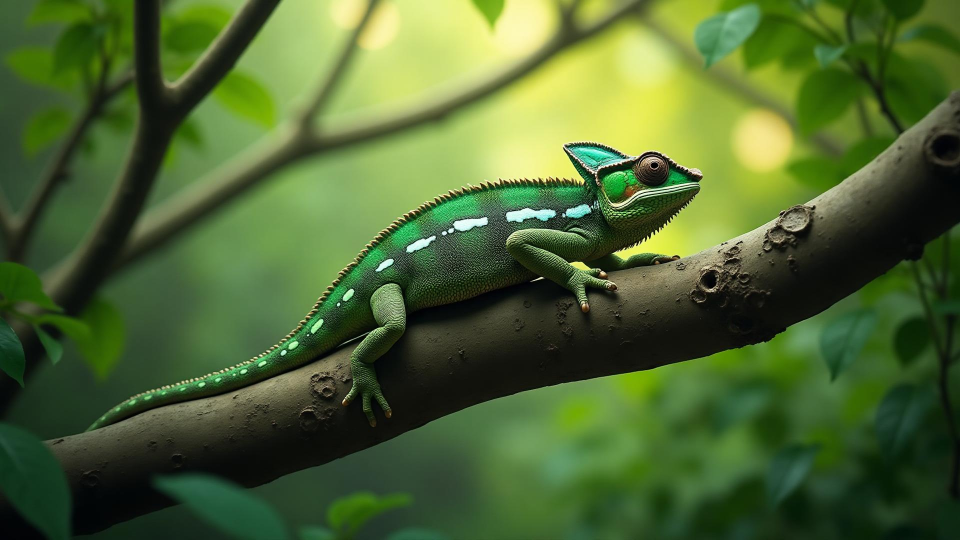
#> input picture src/assets/hero-chameleon.jpg, 1920 x 1080 px (shown at 1/2 size)
$ python -i seg_infer.py   (imports and definitions only)
#> lines starting #> are read from the running program, lines starting #| are printed output that depends on the picture; after the words box and inside, x2 and y2 are one past the last pixel; in counts of white or black regions, pixels touching at a corner belong together
#> further down, picture is the input picture: shape (1080, 1920, 3); mean B, G, R 50.2, 101.9, 77.4
# backend/models/seg_infer.py
import os
import numpy as np
import cv2
from PIL import Image

MODEL_PATH = os.environ.get("SINET_CHECKPOINT_PATH", None)

# If you implement real SINet, load model weights here (PyTorch).
USE_REAL = False
try:
    if MODEL_PATH and os.path.exists(MODEL_PATH):
        USE_REAL = True
except Exception:
    USE_REAL = False

def seg_infer(img_bgr: np.ndarray):
    """
    Args:
      img_bgr: HxWx3 (BGR) numpy array
    Returns:
      mask: HxW bool numpy array
      prob_map: HxW float in [0..1]
    """
    h,w = img_bgr.shape[:2]
#> h = 1080; w = 1920

    if USE_REAL:
        # [7 lines of commented-out code are left out]
        raise NotImplementedError("Real SINet inference not implemented in stub.")
    else:
        # Simple heuristic fallback: find low-contrast regions via local variance
        gray = cv2.cvtColor(img_bgr, cv2.COLOR_BGR2GRAY)
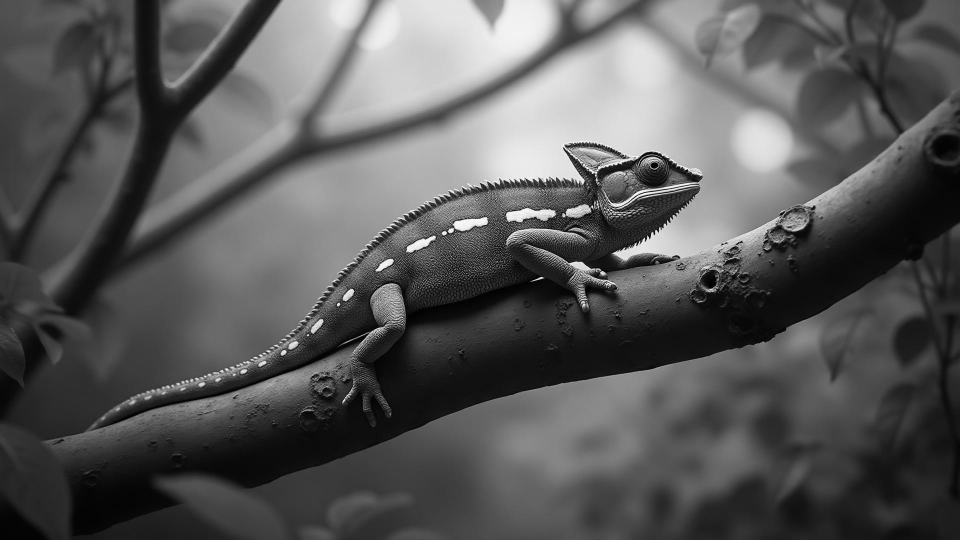
#> gray: shape (1080, 1920) (shown at 1/2 size); min 0, max 254, mean 88.6
        # normalized local std filter
        blur = cv2.GaussianBlur(gray, (9,9), 0)
        diff = cv2.absdiff(gray, blur)
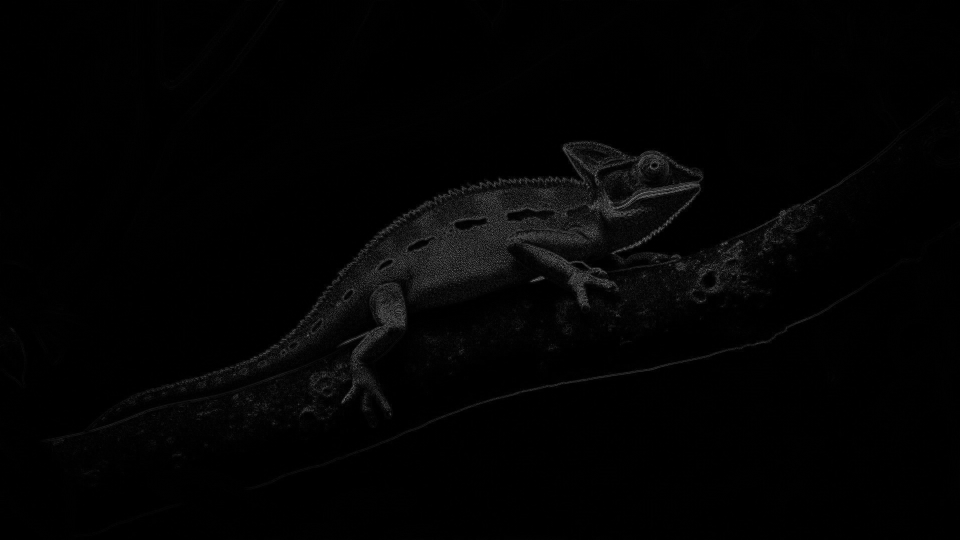
#> diff: shape (1080, 1920) (shown at 1/2 size); min 0, max 188, mean 3.1
        # threshold; low diff -> likely camouflaged (smooth regions)
        thresh = np.percentile(diff, 40)
#> thresh = 0
        mask = (diff <= thresh).astype(np.uint8)
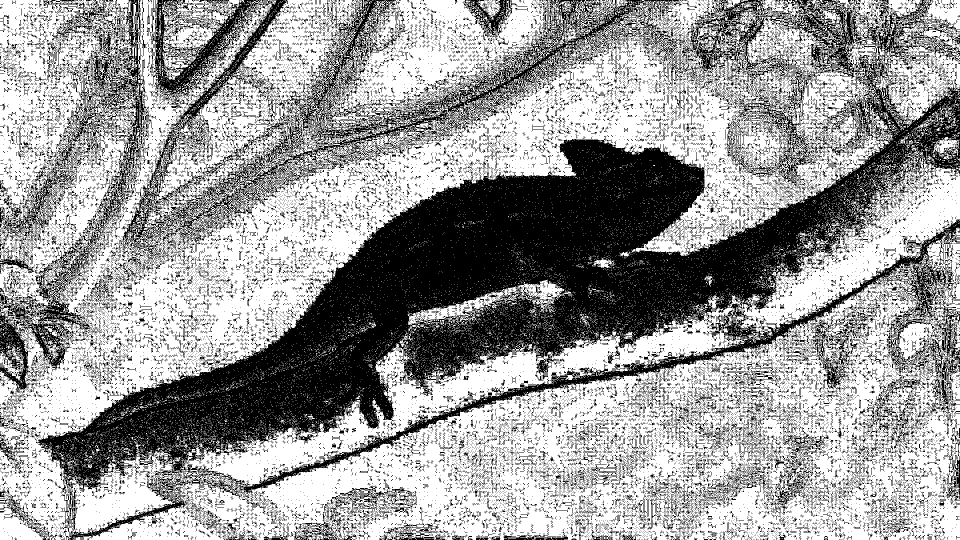
#> mask: shape (1080, 1920) (shown at 1/2 size); values 0 (black) and 1 (white), 61% white; 29051 black regions (26771 under 20 px), largest, box (x1, y1, x2, y2) and area: (72, 0, 1920, 1080) 460593, (239, 0, 1375, 534) 74588, (0, 0, 303, 787) 38473
        # morphological cleanup
        mask = cv2.morphologyEx(mask, cv2.MORPH_OPEN, np.ones((5,5), np.uint8))
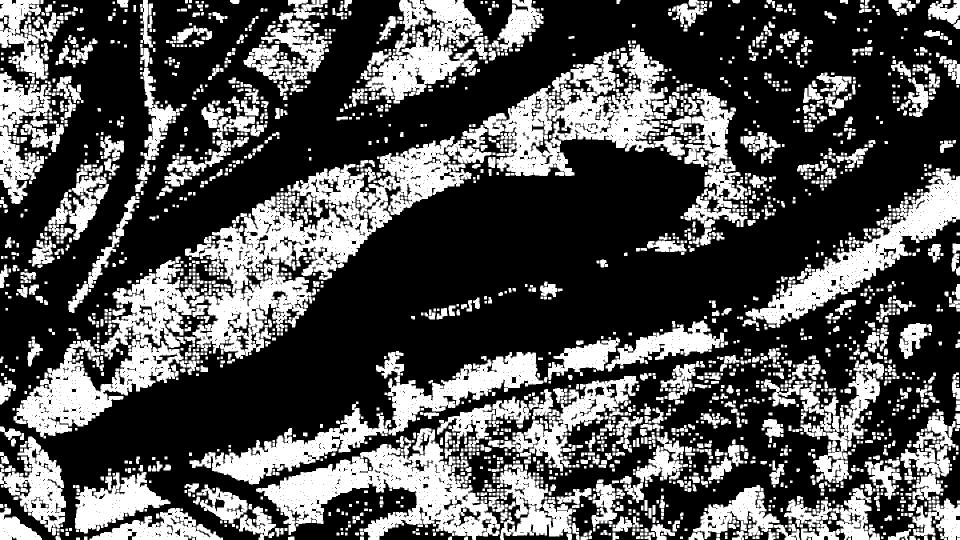
#> mask: shape (1080, 1920) (shown at 1/2 size); values 0 (black) and 1 (white), 32.7% white; 2923 white regions (4 under 20 px), largest, box (x1, y1, x2, y2) and area: (370, 272, 983, 584) 50875, (512, 856, 1000, 1080) 40834, (1491, 337, 1920, 655) 28324
        prob_map = cv2.normalize(1 - (diff.astype(np.float32)/255.0), None, 0.0, 1.0, cv2.NORM_MINMAX)
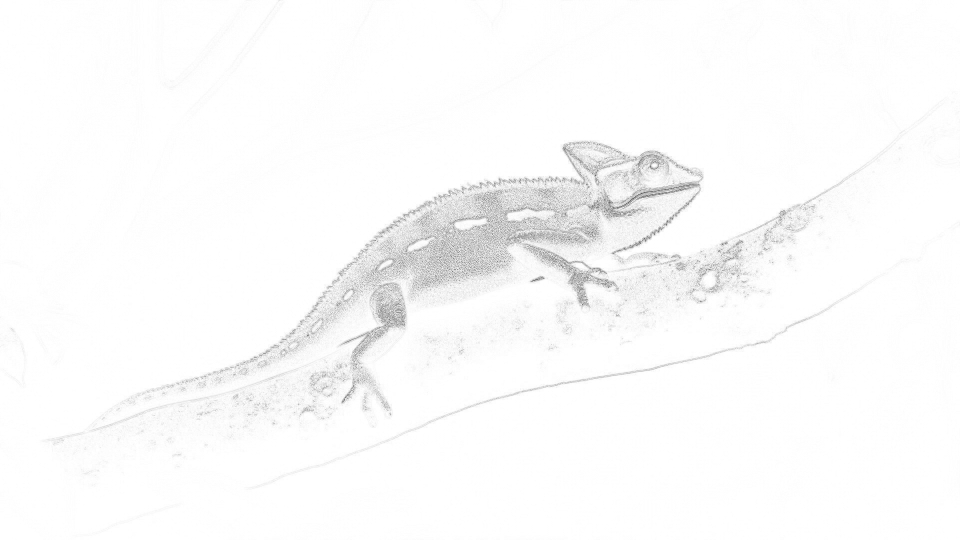
#> prob_map: shape (1080, 1920) float32 (shown at 1/2 size); min -1.19e-08, max 1, mean 0.984; drawn with min black and max white
        return mask.astype(bool), prob_map

>>> import cv2
>>> picture = cv2.imread('../../src/assets/hero-chameleon.jpg')
>>> result = seg_infer(picture)

$ run again, on src/assets/radar-pattern.jpg
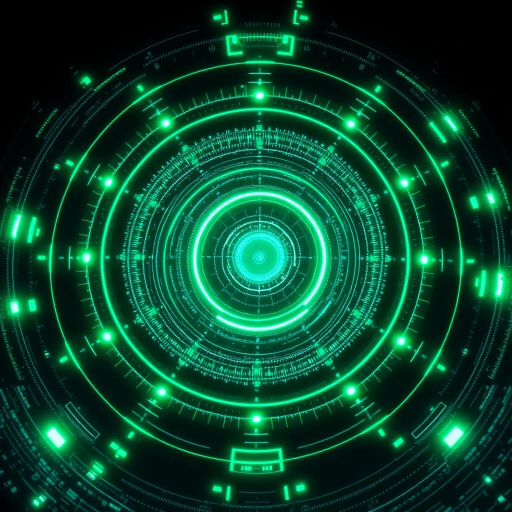
#> input picture src/assets/radar-pattern.jpg, 1024 x 1024 px (shown at 1/2 size)
#> picture is the input picture: shape (1024, 1024, 3); mean B, G, R 45.5, 69.5, 7.4
#> thresh = 1
#> in seg_infer, `mask = (diff <= thresh).astype(np.uint8)`:
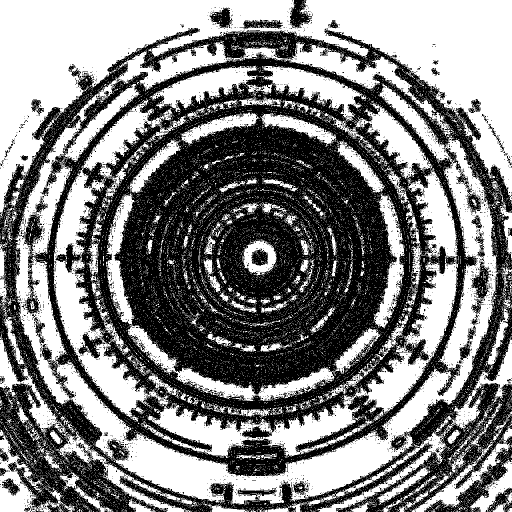
#> mask: shape (1024, 1024) (shown at 1/2 size); values 0 (black) and 1 (white), 51.1% white; 3994 black regions (3930 under 20 px), largest, box (x1, y1, x2, y2) and area: (0, 56, 1024, 1024) 488912, (942, 523, 979, 627) 1621, (579, 0, 625, 57) 1417
#> in seg_infer, `prob_map = cv2.normalize(1 - (diff.astype(np.float32)/255.0), None, 0...`:
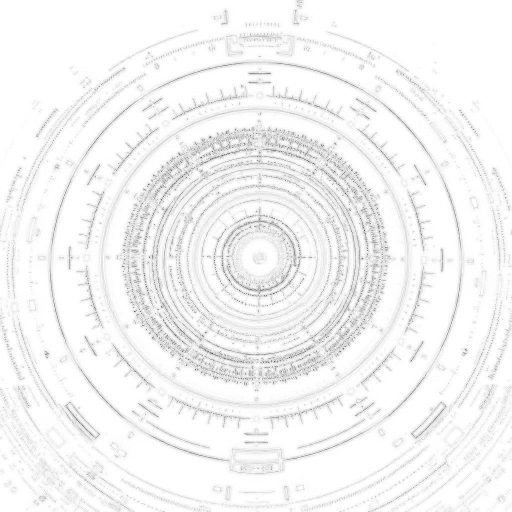
#> prob_map: shape (1024, 1024) float32 (shown at 1/2 size); min -2.49e-08, max 1, mean 0.958; drawn with min black and max white
